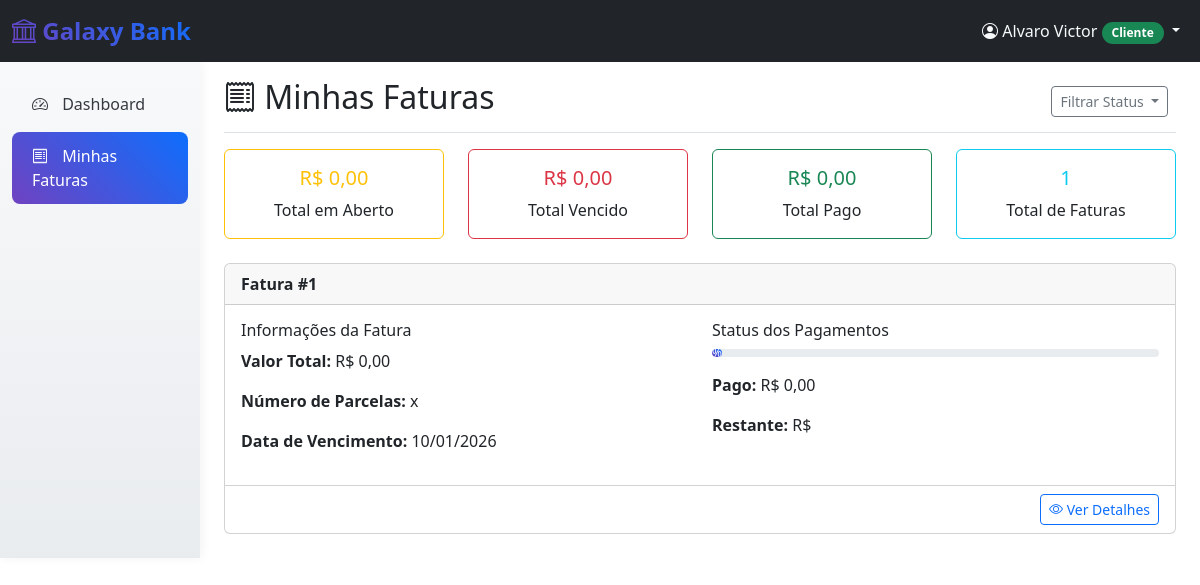
/faturas/ (signed in), run on an earlier commit of the app's database.
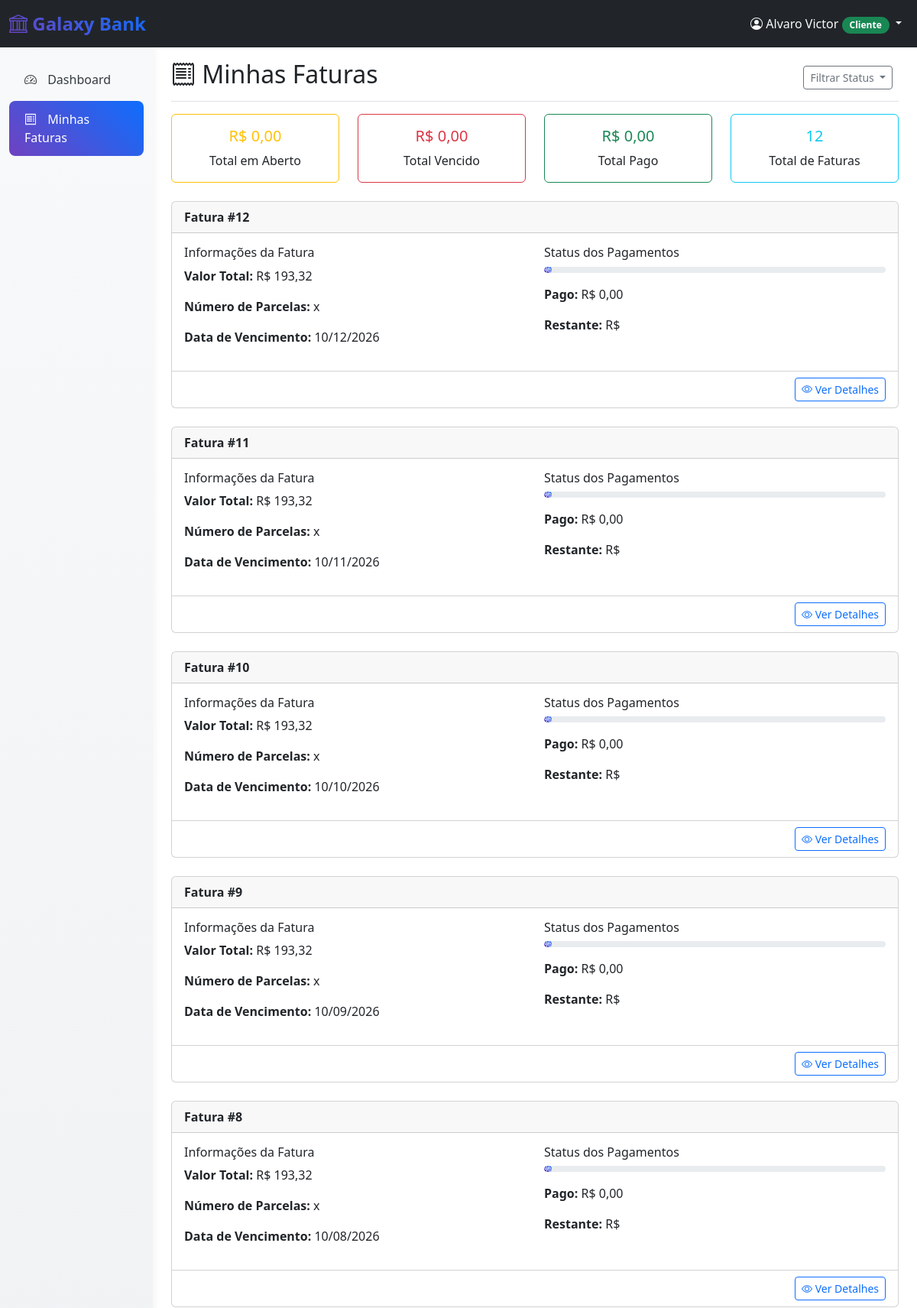
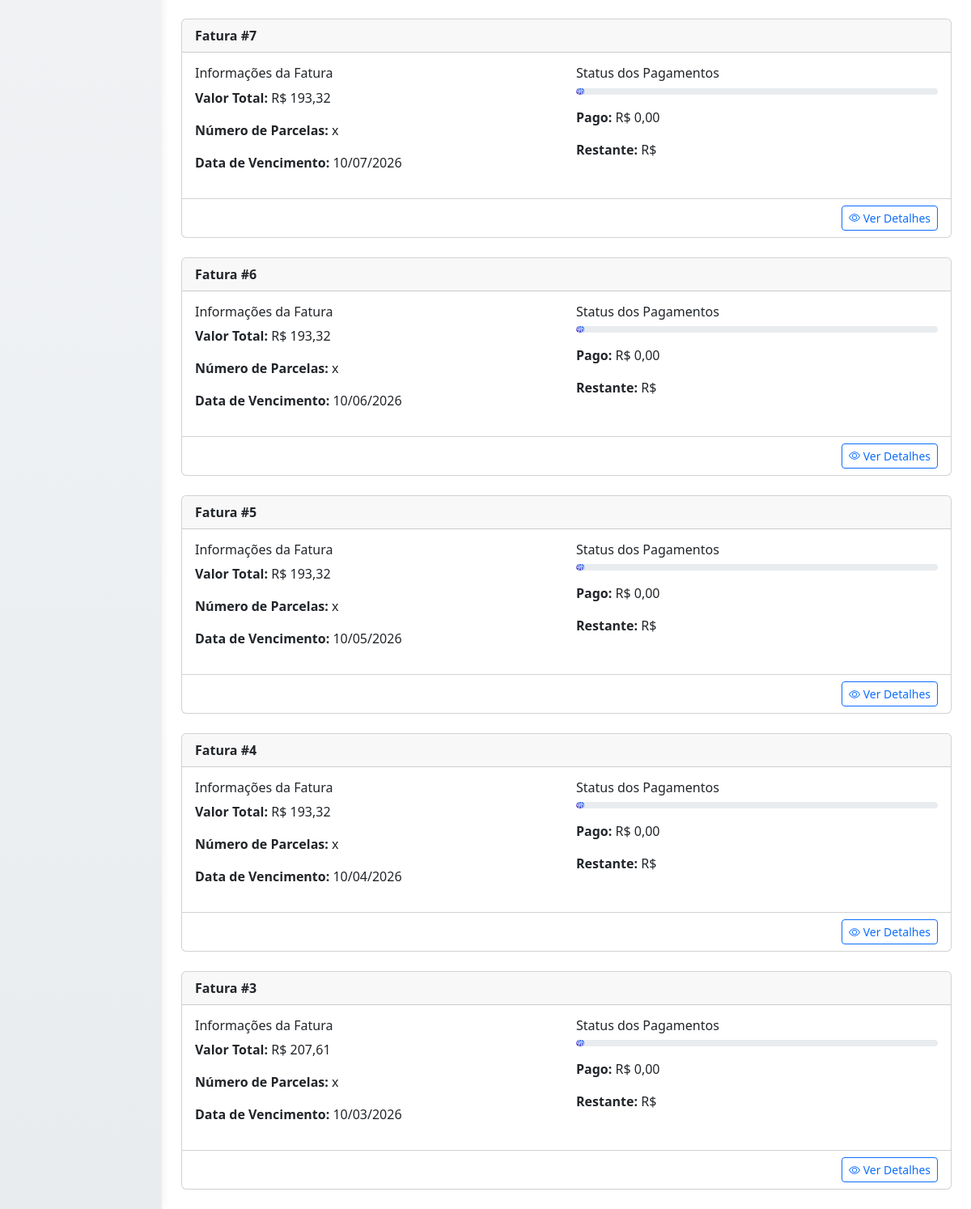
And on a later commit of the database (2 pictures, top to bottom).
### faturas/models.py (models this page shows, shortened)
class Fatura(models.Model):
    STATUS_CHOICES = [
        ('aberta', 'Aberta'),
        ('fechada', 'Fechada'),
        ('paga', 'Paga'),
        ('vencida', 'Vencida'),
        ('cancelada', 'Cancelada'),
    ]
    cliente = models.ForeignKey(Cliente, on_delete=models.CASCADE, related_name='faturas')
    mes_referencia = models.DateField()  # Primeiro dia do mês de referência
    data_vencimento = models.DateField()
    valor_total = models.DecimalField(max_digits=10, decimal_places=2, default=0)
    valor_pago = models.DecimalField(max_digits=10, decimal_places=2, default=0)
    status = models.CharField(max_length=15, choices=STATUS_CHOICES, default='aberta')
    data_pagamento = models.DateTimeField(null=True, blank=True)
    juros_mora = models.DecimalField(max_digits=10, decimal_places=2, default=0)
    data_criacao = models.DateTimeField(auto_now_add=True)
    data_atualizacao = models.DateTimeField(auto_now=True)
    class Meta:
        verbose_name = 'Fatura'
        verbose_name_plural = 'Faturas'
        unique_together = ['cliente', 'mes_referencia']
        ordering = ['-mes_referencia']
    @property
    def esta_vencida(self):
        return date.today() > self.data_vencimento and self.status != 'paga'

### faturas/views.py (the view, shortened to what this page needs)
# urls.py: path('', views.minhas_faturas, name='minhas_faturas'),
@login_required
def minhas_faturas(request):
    if request.user.tipo_usuario != 'cliente':
        messages.error(request, 'Apenas clientes podem ver faturas.')
        return redirect('usuarios:home_redirect')
    try:
        cliente = Cliente.objects.get(usuario=request.user)
        print(f"DEBUG: Cliente encontrado: {cliente}")
        todas_faturas = cliente.faturas.all()
        print(f"DEBUG: Total de faturas do cliente: {todas_faturas.count()}")
        for fatura in todas_faturas:
            print(f"DEBUG: Fatura ID {fatura.id}, Status: {fatura.status}, Mês: {fatura.mes_referencia}")
        todas_faturas = cliente.faturas.all()
        status_filter = request.GET.get('status', '')
        if status_filter:
            faturas = todas_faturas.filter(status=status_filter)
            print(f"DEBUG: Filtrado por status '{status_filter}': {faturas.count()} faturas")
        else:
            faturas = todas_faturas
            print(f"DEBUG: Todas as faturas: {faturas.count()}")
        for fatura in faturas:
            if hasattr(fatura, 'esta_vencida') and fatura.esta_vencida and fatura.status == 'fechada':
                if hasattr(fatura, 'calcular_juros_mora'):
                    fatura.calcular_juros_mora()
        total_pendente = sum(f.valor_total - f.valor_pago for f in todas_faturas if f.status in ['fechada', 'vencida'])
        total_vencido = sum(f.valor_total - f.valor_pago for f in todas_faturas if hasattr(f, 'esta_vencida') and f.esta_vencida and f.status != 'paga')
        total_pago = sum(f.valor_pago for f in todas_faturas)
        faturas_count = todas_faturas.count()
        print(f"DEBUG: Estatísticas - Pendente: {total_pendente}, Vencido: {total_vencido}, Pago: {total_pago}, Count: {faturas_count}")
        paginator = Paginator(faturas, 10)
        page_number = request.GET.get('page')
        page_obj = paginator.get_page(page_number)
        print(f"DEBUG: Página {page_number}, Objetos na página: {len(page_obj)}")
        context = {
            'faturas': page_obj,
            'page_obj': page_obj,
            'cliente': cliente,
            'total_pendente': total_pendente,
            'total_vencido': total_vencido,
            'total_pago': total_pago,
            'faturas_count': faturas_count,
        }
        return render(request, 'faturas/minhas_faturas.html', context)
    except Cliente.DoesNotExist:
        messages.error(request, 'Perfil de cliente não encontrado.')
        return redirect('usuarios:home_redirect')

### usuarios/models.py (called while the page is built)
    def __str__(self):
        return f"{self.usuario.first_name} {self.usuario.last_name} - CPF: {self.cpf}"

### faturas/templates/faturas/minhas_faturas.html (shortened to what the changed rows need)
{% extends "usuarios/base.html" %}
{% block content %}
<div class="container-fluid h-100">
    <div class="row h-100">
        <main class="col-md-9 ms-sm-auto col-lg-10 px-md-4">
            <div class="d-flex justify-content-between flex-wrap flex-md-nowrap align-items-center pt-3 pb-2 mb-3 border-bottom">
                <h1 class="h2">
                    <i class="bi bi-receipt"></i> Minhas Faturas
                </h1>
            </div>
            <div class="row mb-4">
                <div class="col-md-3">
                    <div class="card text-center border-info">
                        <div class="card-body">
                            <h5 class="card-title text-info">{{ faturas_count }}</h5>
                            <p class="card-text">Total de Faturas</p>
                        </div>
                    </div>
                </div>
            </div>
            {% if faturas %}
            <div class="row">
                {% for fatura in faturas %}
                <div class="col-12 mb-4">
                    <div class="card {% if fatura.status == 'vencida' %}border-danger{% elif fatura.status == 'pendente' %}border-warning{% elif fatura.status == 'paga' %}border-success{% endif %}">
                        <div class="card-header d-flex justify-content-between align-items-center">
                            <div>
                                <strong>Fatura #{{ fatura.id }}</strong>
                            </div>
                        </div>
                        <div class="card-body">
                            <div class="row">
                                <div class="col-md-6">
                                    <h6>Informações da Fatura</h6>
                                    <p><strong>Valor Total:</strong> R$ {{ fatura.valor_total|floatformat:2 }}</p>
                                    <p><strong>Número de Parcelas:</strong> {{ fatura.numero_parcelas }}x</p>
                                    <p><strong>Data de Vencimento:</strong> {{ fatura.data_vencimento|date:"d/m/Y" }}</p>
                                </div>
                                <div class="col-md-6">
                                    <h6>Status dos Pagamentos</h6>
                                    <div class="progress mb-3">
                                        <div class="progress-bar {% if fatura.percentual_pago == 100 %}bg-success{% elif fatura.percentual_pago > 0 %}bg-warning{% else %}bg-danger{% endif %}"
                                             style="width: {{ fatura.percentual_pago }}%">
                                            {{ fatura.percentual_pago|floatformat:1 }}%
                                        </div>
                                    </div>
                                    <p><strong>Pago:</strong> R$ {{ fatura.valor_pago|floatformat:2 }}</p>
                                    <p><strong>Restante:</strong> R$ {{ fatura.saldo_devedor|floatformat:2 }}</p>
                                </div>
                            </div>
                        </div>
                        <div class="card-footer bg-transparent">
                            <div class="d-flex justify-content-between align-items-center">
                                <div>
                                    <a href="{% url 'faturas:detalhes_fatura' fatura.id %}" class="btn btn-sm btn-outline-primary">
                                        <i class="bi bi-eye"></i> Ver Detalhes
                                    </a>
                                </div>
                            </div>
                        </div>
                    </div>
                </div>
                {% endfor %}
            </div>
            {% endif %}
        </main>
    </div>
</div>
{% endblock %}

What changed in the data, as far as the page shows it:
no longer on this page (row edited): Fatura: id "1", valor_total "0,00", data_vencimento "10/01/2026", valor_pago "0,00"
added Fatura: id "12", valor_total "193,32", data_vencimento "10/12/2026", valor_pago "0,00"
added Fatura: id "11", valor_total "193,32", data_vencimento "10/11/2026", valor_pago "0,00"
added Fatura: id "10", valor_total "193,32", data_vencimento "10/10/2026", valor_pago "0,00"
added Fatura: id "9", valor_total "193,32", data_vencimento "10/09/2026", valor_pago "0,00"
added Fatura: id "8", valor_total "193,32", data_vencimento "10/08/2026", valor_pago "0,00"
added Fatura: id "7", valor_total "193,32", data_vencimento "10/07/2026", valor_pago "0,00"
added Fatura: id "6", valor_total "193,32", data_vencimento "10/06/2026", valor_pago "0,00"
added Fatura: id "5", valor_total "193,32", data_vencimento "10/05/2026", valor_pago "0,00"
added Fatura: id "4", valor_total "193,32", data_vencimento "10/04/2026", valor_pago "0,00"
added Fatura: id "3", valor_total "207,61", data_vencimento "10/03/2026", valor_pago "0,00"
Also different on the page:
{{ faturas_count }}: "1" → "12"
